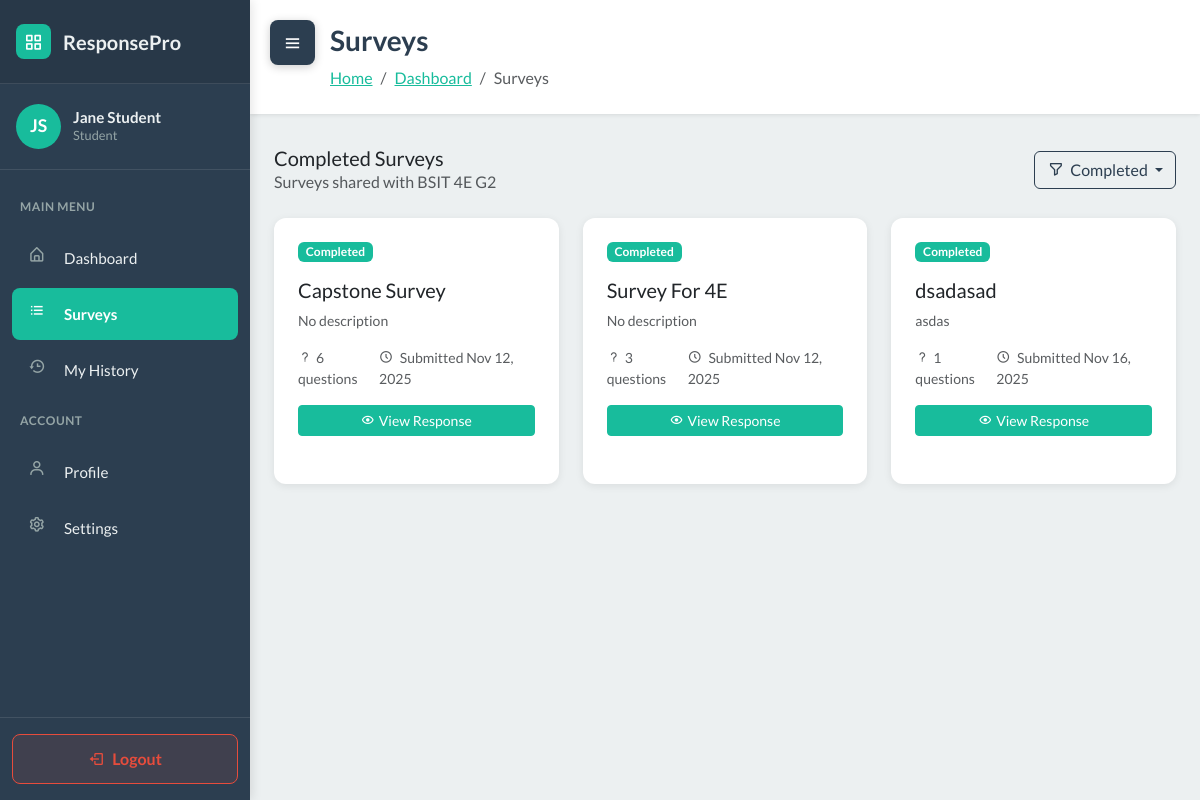
The app's page /student/surveys/?filter=completed (signed in), older data.
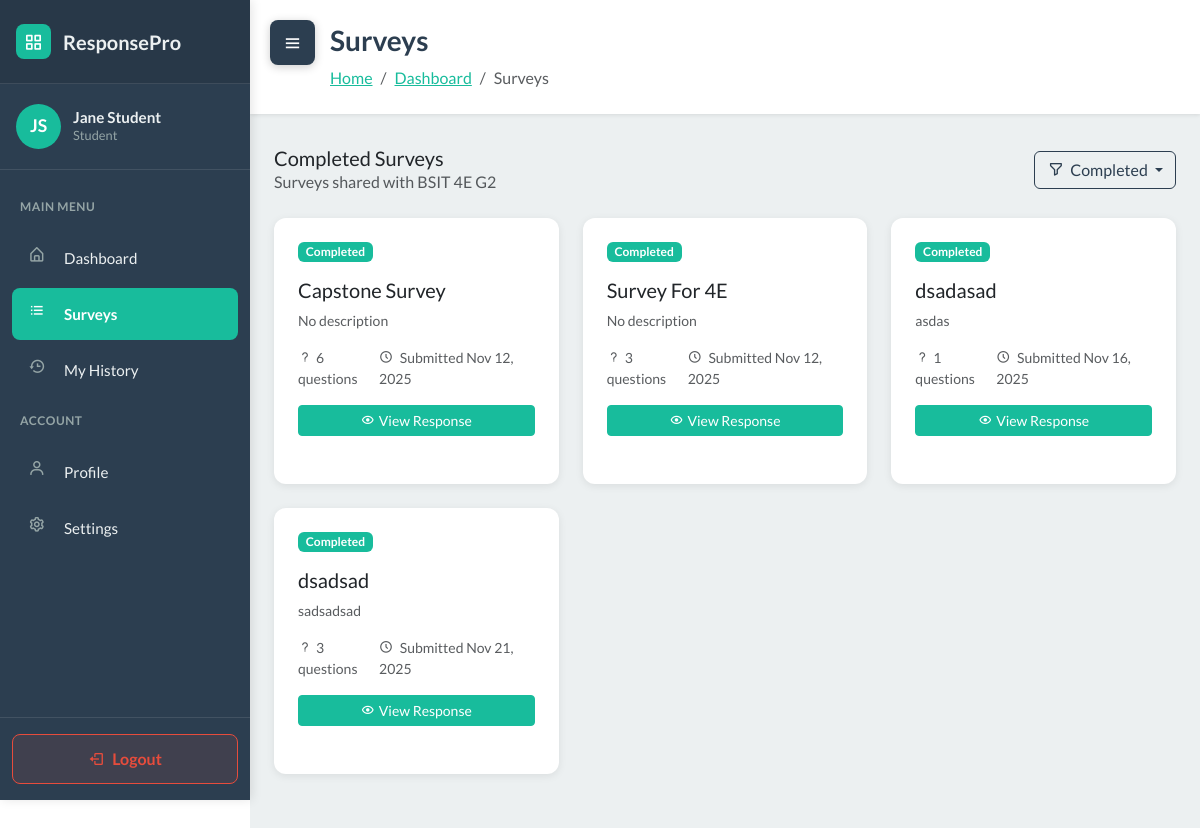
The same page, newer data.
### WebSurvey/models.py (models this page shows, shortened)
class StudentResponse(models.Model):
    survey = models.ForeignKey(Survey, on_delete=models.CASCADE, related_name='responses')
    student = models.ForeignKey(User, on_delete=models.CASCADE, related_name='survey_responses')
    started_at = models.DateTimeField(auto_now_add=True)
    submitted_at = models.DateTimeField(null=True, blank=True)
    score = models.FloatField(null=True, blank=True)
    is_submitted = models.BooleanField(default=False)
    class Meta:
        unique_together = ['survey', 'student']

class Survey(models.Model):
    STATUS_CHOICES = [
        ('draft', 'Draft'),
        ('published', 'Published'),
        ('closed', 'Closed'),
    ]
    title = models.CharField(max_length=255)
    description = models.TextField(blank=True)
    teacher = models.ForeignKey(User, on_delete=models.CASCADE, related_name='surveys')
    sections = models.ManyToManyField(Section, blank=True, related_name='surveys')
    status = models.CharField(max_length=20, choices=STATUS_CHOICES, default='draft')
    total_points = models.IntegerField(default=0)
    time_limit = models.IntegerField(null=True, blank=True, help_text="Time limit in minutes")
    due_date = models.DateTimeField(null=True, blank=True)
    created_at = models.DateTimeField(auto_now_add=True)
    updated_at = models.DateTimeField(auto_now=True)
    class Meta:
        ordering = ['-created_at']

### WebSurvey/views.py (the view)
# urls.py: path('student/surveys/', views.student_available_surveys, name='student_available_surveys'),
@login_required
def student_available_surveys(request):
    if request.user.role != 'student':
        messages.error(request, 'Only students can access this page.')
        return redirect('dashboard')
    filter_type = request.GET.get('filter', 'available')
    context = {'user': request.user, 'current_filter': filter_type}
    survey_data = _get_student_survey_data(request.user)
    context.update(survey_data)
    if filter_type == 'available':
        available_only = [s for s in survey_data['available_surveys']
                         if s.status == 'published' and not s.is_overdue and not s.is_closed]
        context['filtered_surveys'] = available_only
        context['filter_title'] = 'Available Surveys'
        context['is_response_list'] = False
    elif filter_type == 'pending':
        pending_only = [r for r in survey_data['pending_responses']
                       if not r.is_overdue and not r.is_closed]
        context['filtered_surveys'] = pending_only
        context['filter_title'] = 'Pending Surveys'
        context['is_response_list'] = True
    elif filter_type == 'completed':
        context['filtered_surveys'] = survey_data['completed_responses']
        context['filter_title'] = 'Completed Surveys'
        context['is_response_list'] = True
    elif filter_type == 'closed':
        closed_only = [s for s in survey_data['available_surveys']
                      if s.is_overdue or s.is_closed]
        context['filtered_surveys'] = closed_only
        context['filter_title'] = 'Closed Surveys'
        context['is_response_list'] = False
    else:  # 'all'
        all_surveys_list = []
        all_surveys_list.extend(survey_data['available_surveys'])
        context['filtered_surveys'] = all_surveys_list
        context['filter_title'] = 'All Surveys'
        context['is_response_list'] = False
    return render(request, 'student_available_surveys.html', context)

### WebSurvey/services.py (called while the page is built)
def auto_close_due_surveys():
    now = timezone.now()
    overdue_ids = []
    for survey in Survey.objects.filter(status='published', due_date__isnull=False):
        due = survey.due_date
        if due is None:
            continue
        if timezone.is_naive(due):
            due = timezone.make_aware(due, timezone.get_current_timezone())
        if due <= now:
            overdue_ids.append(survey.id)
    if overdue_ids:
        Survey.objects.filter(id__in=overdue_ids).update(status='closed')
    return now

### WebSurvey/templates/student_available_surveys.html (shortened to what the changed rows need)
<!DOCTYPE html>
{% load static %}
<html data-bs-theme="light" lang="en">
<head>
    <link rel="stylesheet" href="https://cdn.jsdelivr.net/npm/bootswatch@5.3.6/dist/flatly/bootstrap.min.css">
    <link rel="stylesheet" href="https://cdn.jsdelivr.net/npm/boxicons@latest/css/boxicons.min.css">
    <link rel="stylesheet" href="https://cdnjs.cloudflare.com/ajax/libs/font-awesome/4.7.0/css/font-awesome.min.css">
    <link rel="stylesheet" href="{% static 'css/dashboard-sidebar.css' %}">
    <link rel="stylesheet" href="{% static 'css/bss-overrides.css' %}">
</head>
<body>
    <main class="dashboard-content" id="mainContent">
        <div class="content-header">
            <h1>Surveys</h1>
        </div>
        <div class="container-fluid px-4 pb-5">
            {% if not student_section %}
            <div class="row">
                <div class="col-12">
                    <div class="dashboard-card text-center py-5">
                        <i class="bx bx-user-x" style="font-size: 4rem; opacity: 0.3;"></i>
                        <h5 class="mt-3 mb-2">No Section Assigned</h5>
                        <p class="text-muted mb-0">Please contact your teacher so you can be added to a section and start answering surveys.</p>
                    </div>
                </div>
            </div>
            {% else %}
            <div class="row">
                {% for item in filtered_surveys %}
                    {% if is_response_list %}
                        {% with survey=item.survey %}
                        <div class="col-md-6 col-lg-4 mb-4">
                            <div class="dashboard-card h-100">
                                <div class="d-flex justify-content-between align-items-start mb-3">
                                    <span class="badge
                                        {% if item.is_overdue or item.is_closed %}bg-danger
                                        {% elif item.is_submitted %}bg-success
                                        {% else %}bg-warning{% endif %}">
                                        {% if item.is_submitted %}Completed
                                        {% elif item.is_overdue or item.is_closed %}Closed
                                        {% else %}In Progress{% endif %}
                                    </span>
                                </div>
                                <h5 class="mb-2">{{ survey.title }}</h5>
                                <p class="text-muted small mb-3">
                                    {{ survey.description|truncatewords:15|default:"No description" }}
                                </p>
                                <div class="d-flex justify-content-between text-muted small mb-3">
                                    <span><i class="bx bx-question-mark me-1"></i>{{ survey.questions.all|length }} questions</span>
                                    <span>
                                        <i class="bx bx-time-five me-1"></i>
                                        {% if item.is_submitted %}
                                            Submitted {{ item.submitted_at|date:"M d, Y" }}
                                        {% elif survey.due_date %}
                                            Due {{ survey.due_date|date:"M d, Y" }}
                                        {% else %}
                                            {{ survey.created_at|date:"M d, Y" }}
                                        {% endif %}
                                    </span>
                                </div>
                                <div class="d-grid gap-2">
                                    {% if item.is_submitted %}
                                        <a href="{% url 'student_view_response' item.id %}"
                                           class="btn btn-success btn-sm">
                                            <i class="bx bx-show me-1"></i>View Response
                                        </a>
                                    {% elif item.is_overdue or item.is_closed %}
                                        <a href="#" class="btn btn-secondary btn-sm disabled" aria-disabled="true">
                                            <i class="bx bx-lock me-1"></i>Closed
                                        </a>
                                    {% else %}
                                        <a href="{% url 'take_survey' survey.id %}"
                                           class="btn btn-warning btn-sm">
                                            <i class="bx bx-play-circle me-1"></i>Continue Survey
                                        </a>
                                    {% endif %}
                                </div>
                            </div>
                        </div>
                        {% endwith %}
                    {% endif %}
                {% endfor %}
            </div>
            {% endif %}
        </div>
    </main>
</body>
</html>

Row changes from the older to the newer data that the page shows:
added StudentResponse: is_submitted "Completed", survey "dsadsad", survey.description "sadsadsad", survey.questions.all|length "3", submitted_at "Nov 21, 2025"
